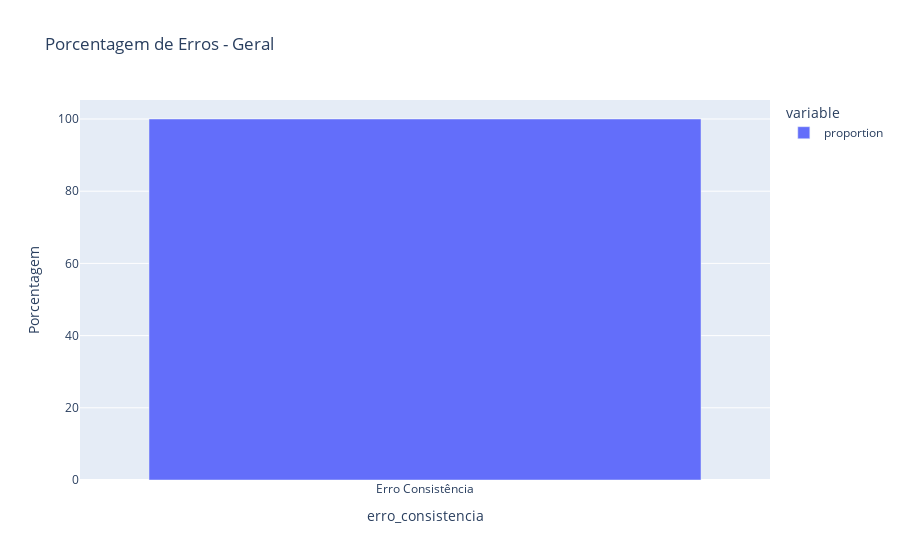

Here is the notebook cell this chart was saved with:
### Markdown cell above
## Gráfico de barras para a porcentagem de erros gerais

### Code cell
# Gráfico de barras para a porcentagem de erros gerais
fig4 = px.bar(erro_percentage, title="Porcentagem de Erros - Geral", labels={'index': 'Erro', 'value': 'Porcentagem'})
fig4.show()

### Figure 1 — Plotly figure (JSON) as saved in the notebook; plotly's stock layout.template omitted (floating-point values rounded to 4 significant figures)
{"data": [{"alignmentgroup": "True", "hovertemplate": "variable=proportion<br>erro_consistencia=%{x}<br>Porcentagem=%{y}<extra></extra>", "legendgroup": "proportion", "marker": {"color": "#636efa", "pattern": {"shape": ""}}, "name": "proportion", "offsetgroup": "proportion", "orientation": "v", "showlegend": true, "textposition": "auto", "type": "bar", "x": ["Erro Consistência"], "xaxis": "x", "y": [100], "yaxis": "y"}], "layout": {"barmode": "relative", "legend": {"title": {"text": "variable"}, "tracegroupgap": 0}, "title": {"text": "Porcentagem de Erros - Geral"}, "xaxis": {"anchor": "y", "domain": [0, 1], "title": {"text": "erro_consistencia"}}, "yaxis": {"anchor": "x", "domain": [0, 1], "title": {"text": "Porcentagem"}}}}
